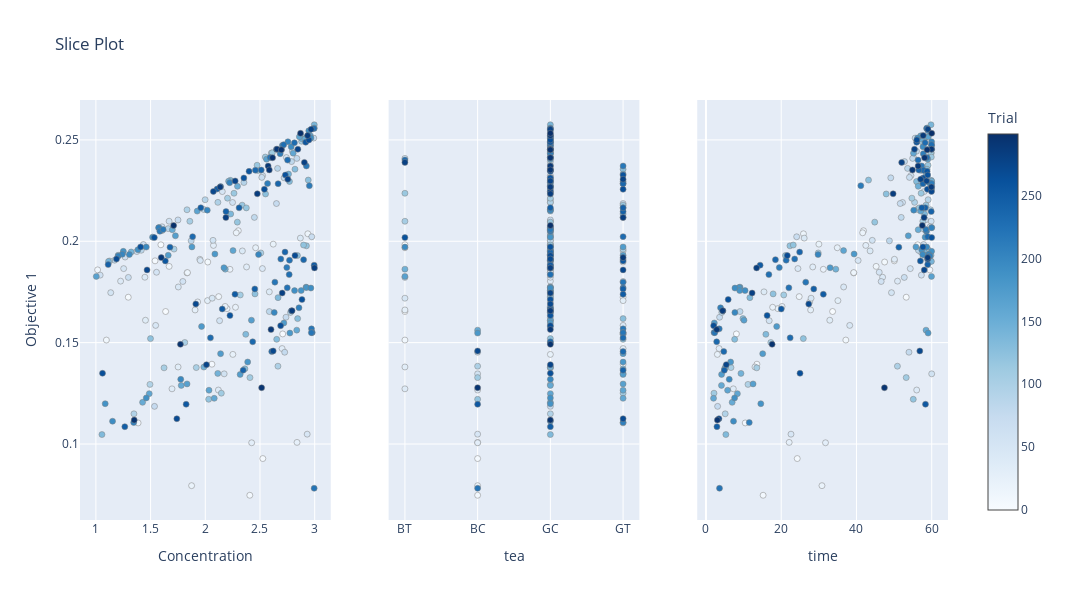

The code cell stored with this chart in its notebook:
### Markdown cell above
### スライスプロット
Optunaの最適化結果をスライスプロットで可視化するものです。第一の目的（Feの最大化）の結果に基づいて、最適化パラメータに対するスライス（1つのパラメータの変化に対する目的関数の変化）を描画します。

### Code cell
# 結果のプロット (スライスプロット)
fig = optuna.visualization.plot_slice(
    study_mlr,
    target=lambda t: t.values[0],      # 第一の目的を選択
    target_name="Objective 1"         # ラベル名を設定
)

# レイアウト調整
fig.update_layout(width=1200, height=600, showlegend=False)  # 凡例を非表示に設定
fig.show()

### Figure 1 — Plotly figure (JSON) as saved in the notebook; plotly's stock layout.template omitted (floating-point values rounded to 4 significant figures; data arrays with more than 128 entries replaced by an {"elided": "..."} marker saying what was removed)
{"data": [{"marker": {"color": {"elided": "300 int values"}, "colorbar": {"title": {"text": "Trial"}, "x": 1, "xpad": 40}, "colorscale": [[0, "rgb(247,251,255)"], [0.125, "rgb(222,235,247)"], [0.25, "rgb(198,219,239)"], [0.375, "rgb(158,202,225)"], [0.5, "rgb(107,174,214)"], [0.625, "rgb(66,146,198)"], [0.75, "rgb(33,113,181)"], [0.875, "rgb(8,81,156)"], [1, "rgb(8,48,107)"]], "line": {"color": "Grey", "width": 0.5}, "showscale": true}, "mode": "markers", "name": "Feasible Trial", "showlegend": false, "type": "scatter", "x": {"elided": "300 float values"}, "xaxis": "x", "y": {"elided": "300 float values"}, "yaxis": "y"}, {"marker": {"color": {"elided": "300 int values"}, "colorbar": {"title": {"text": "Trial"}, "x": 1, "xpad": 40}, "colorscale": [[0, "rgb(247,251,255)"], [0.125, "rgb(222,235,247)"], [0.25, "rgb(198,219,239)"], [0.375, "rgb(158,202,225)"], [0.5, "rgb(107,174,214)"], [0.625, "rgb(66,146,198)"], [0.75, "rgb(33,113,181)"], [0.875, "rgb(8,81,156)"], [1, "rgb(8,48,107)"]], "line": {"color": "Grey", "width": 0.5}, "showscale": false}, "mode": "markers", "name": "Feasible Trial", "showlegend": false, "type": "scatter", "x": {"elided": "300 str values"}, "xaxis": "x2", "y": {"elided": "300 float values"}, "yaxis": "y2"}, {"marker": {"color": {"elided": "300 int values"}, "colorbar": {"title": {"text": "Trial"}, "x": 1, "xpad": 40}, "colorscale": [[0, "rgb(247,251,255)"], [0.125, "rgb(222,235,247)"], [0.25, "rgb(198,219,239)"], [0.375, "rgb(158,202,225)"], [0.5, "rgb(107,174,214)"], [0.625, "rgb(66,146,198)"], [0.75, "rgb(33,113,181)"], [0.875, "rgb(8,81,156)"], [1, "rgb(8,48,107)"]], "line": {"color": "Grey", "width": 0.5}, "showscale": false}, "mode": "markers", "name": "Feasible Trial", "showlegend": false, "type": "scatter", "x": {"elided": "300 float values"}, "xaxis": "x3", "y": {"elided": "300 float values"}, "yaxis": "y3"}], "layout": {"height": 600, "showlegend": false, "title": {"text": "Slice Plot"}, "width": 1200, "xaxis": {"anchor": "y", "domain": [0, 0.2889], "title": {"text": "Concentration"}}, "xaxis2": {"anchor": "y2", "categoryarray": ["BT", "BC", "GC", "GT"], "categoryorder": "array", "domain": [0.3556, 0.6444], "title": {"text": "tea"}, "type": "category"}, "xaxis3": {"anchor": "y3", "domain": [0.7111, 1], "title": {"text": "time"}}, "yaxis": {"anchor": "x", "domain": [0, 1], "title": {"text": "Objective 1"}}, "yaxis2": {"anchor": "x2", "domain": [0, 1], "matches": "y", "showticklabels": false}, "yaxis3": {"anchor": "x3", "domain": [0, 1], "matches": "y", "showticklabels": false}}}
